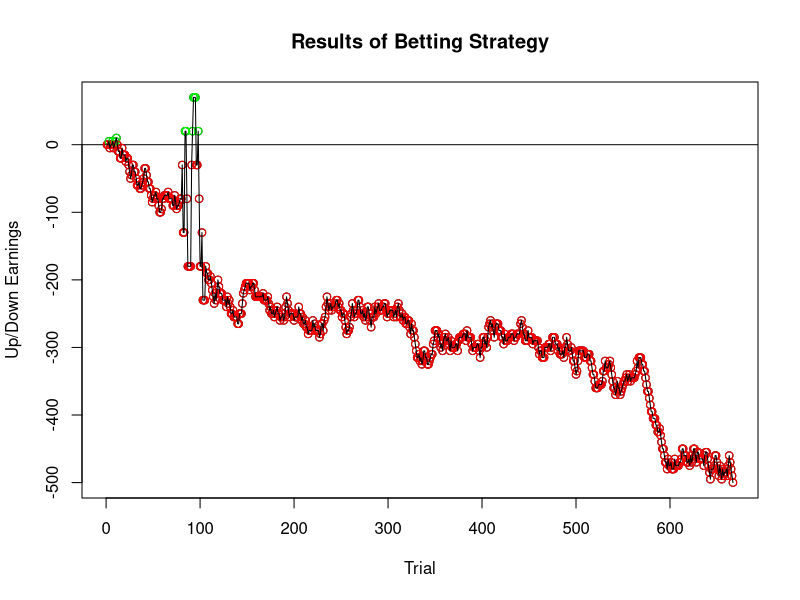
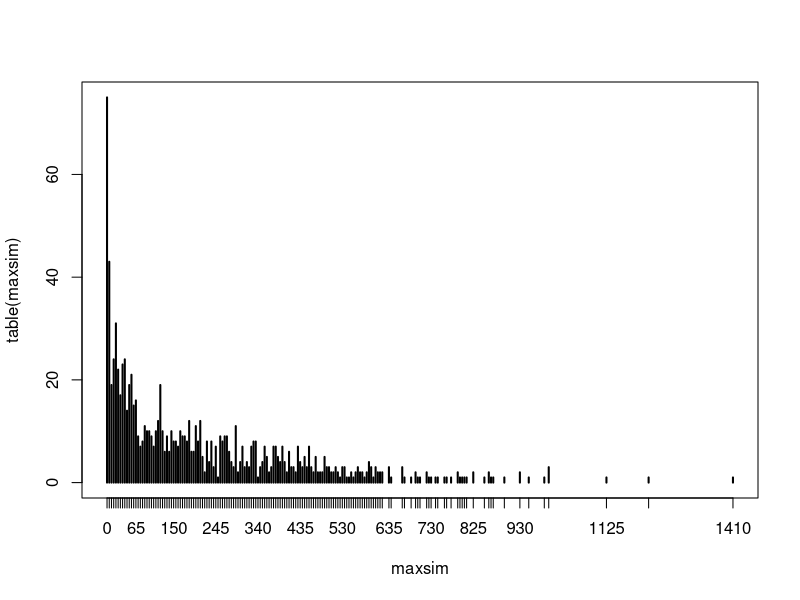

The R source for these figures, in order:
#Roulette Simulator

#Creating our win criteria
#Numbers on an American Roulette
wheel<-c("00",0:36)

#Wanted outcomes
#Betting on Black or Red///Payout: 1:1
Black<-c(2,4,6,8,10,11,13,15,17,20,22,24,26,28,29,31,33,35)
Red<-c(1,3,5,7,9,12,14,16,18,19,21,23,25,27,30,32,34,36)
#High Low /// Payout: 1:1
low<-c(1:18)
high<-c(19:36)
#Even odd /// Payout 1:1
even<-c(2,4,6,8,10,12,14,16,18,20,22,24,26,28,30,32,34,36)
odd<-c(1,3,5,7,9,11,13,15,17,19,21,23,25,27,29,31,33,35)

#Betting on the Third Column///Payout: 2:1
col3<-c(3,6,9,12,15,18,21,24,27,30,33,36)
  #Obviously other columns, 1,2
#Betting on a Dozen /// Payout 2:1
dozen<-c(1:12)
  #Other dozens are available

#Betting on a line /// Payout 5:1
line<-c(16:21)
  #There are multiple other lines

#Betting on Corners /// Payout 8:1
corner<-c(7,8,10,11)
  #There are multiple other corners

#Betting on a Street/// Payout 11:1
street<-c(1,2,3) 
  #There are multiple other street (4,5,6), (10,11,12) etc.

#Betting on a Split of Colour Red///Payout 17:1
oppbsplit<-c(9,12)
split<-c(16,19)
  #c(9,12,18,21,16,19,27,30) All the different splits, you are choosing one.

#Betting straight up /// Payout 35:1
straight<-c(17)
  #Obviously, can pick other numbers

#Variables Needed for Statistics
maxsim<-array() #Max Profit of each sim, based on 1000 simulations of a given bet strat.
minsim<-array() #Min "Profit" of each sim, based on 1000 simulations of a given bet strat.
posmaxsim<-array()  #Position of Max Profit in a given simulation
posminsim<-array()  #Position of Min "Profit" in a given simulation

######IF YOU WERE TO SET THE SEED, IT WOULD BE HERE#####

#Essentially, this is 1000 simulations of if you played 1000 times.
for(j in 1:1000) {
  net=array() #Net on a given number in a simulation
  oc=array() #Number picked
  total=array() #Counter of what the profit is throughout a simulation.
  k=1
  total[1]=0 #Starting Position. You aren't down money or up.
  for(i in 1:1000) {
    if (total[i] <= -500) { #If you are down -$500, stop playing, stopping rule
      break()
    }
#Creating the simulation, sampling one number at a time.
    outcome<-sample(wheel,1,replace=TRUE) #Almost like generating x in a MC Sim.
    oc[i]<-outcome #Saving the number picked

#This is based off of the position in which it seems that the max seems to occur
#most often. Little project, changes based on betting strategy.
#Can easily comment this out, change etc. This is changing how much you bet.
    if(i>=80 && i<=105) {
      pay=-100
      if(outcome %in% col3) {
        pay = pay + 150
      }
      if(outcome %in% Black) {
        pay = pay + 100
      }
  
    }
    
#The part after %in% can change based on what betting strategy you use.
#Just be sure to change the payout accordingly. Follows what we said above.
    if(i<80 || i>105) {
  #This is assumed $5 on each bet (2)
      pay=-10
      if(outcome %in% col3) {
        pay = pay + 15
      }
      if(outcome %in% Black) {
      pay = pay + 10
      }
    }
    
#Saves the Net on a given number picked and total looks at the running profit
    net[i]=pay
    total[k+1]<-net[i]+total[k]
    k=k+1
  }

#Statistics out of each strategy
  maxsim[j]<-max(total) #Saves the Max Profit in a simulation, maxsim holds all Maxes
  minsim[j]<-min(total) #Saves the Min "Profit" in a simulation, minsim holds all Mins
  posminsim[j]<-which.min(total) #Position of that min "profit" from a given simulation
  posmaxsim[j]<-which.max(total) #Position of that max profit from a given simulation
}

#Statistics out of each strategy
#Plots out the last individual simulation, more for visual representation of the ups and downs.
plot(total,ylab="Up/Down Earnings",xlab="Trial", main="Results of Betting Strategy")
abline(h=0)
for (c in 1:length(total)){
  if(total[c]>0){
    points(x=c,y=total[c],col="green")
  }
  if(total[c]<=0){
    points(x=c,y=total[c],col="red")
  }
}
lines(total)

#What the Max Winning would be for an individual simulation as well as what bet it's at 
#Bet # - 1
max(total) #Max Profit in the last simulation
min(total) #Min Profit in the last simulation
which.min(total) #Where Min in last sim
which.max(total) #Where Max in last sim

#NOTE: If you are running 1000 simulations, this will show the last simulation run.
#Each individual Outcome in a simulation
oc

#"Winnings" of each individual trial tally as well as probability of that outcome
table(net)
table(net)/1000

#Table of which numbers were chosen in the last simulation
table(oc)

#Sum of winnings (so playing out the entire 1000 trials, what the up and down is)
#As well Expected Value of each individual trials
sum(net)
mean(net) 
#So along what Kayla was saying, the expected loss in a trial should be around 5%.

#Over the 1000 simulations
#Expected Max Profit over the 1000 simulations
mean(maxsim)

#Other Statistics, you will notice there is a very left-skewed distribution.
median(maxsim)
plot(table(maxsim))
table(maxsim)/1000

#Confidence Interval Biggest Wins
marerr<-qnorm(0.975)*(sd(maxsim)/sqrt(1000))
maxupr<-mean(maxsim) + marerr
maxlwr<-mean(maxsim) - marerr
cbind(maxlwr,maxupr)

#Seeing percentage of times you'd fall lower than the interval based on the 1000 sims
percentlwr<-which(as.matrix(maxsim[1:1000])<maxlwr)
percentlwr<-length(percentlwr)/1000
percentlwr
#Seeing percentage of times '' fall above ''
percentupr<-which(as.matrix(maxsim[1:1000])>maxupr)
percentupr<-length(percentupr)/1000
percentupr
#Percentage of times it falls in the C.I. based on the 1000 simulations
1-(percentupr+percentlwr)

#Expected Biggest Loss
mean(minsim)
median(minsim)
#Confidence Interval Biggest Losses
marerr<-qnorm(0.975)*(sd(minsim)/sqrt(1000))
minupr<-mean(minsim) + marerr
minlwr<-mean(minsim) - marerr
cbind(minlwr,minupr)

#Looking at the Confidence Interval for Positioning of Max Profit
#Essentially, how many times you'd have to bet to on average, achieve the max profit
posmaxupr<-mean(posmaxsim) + qnorm(0.975)*(sd(posmaxsim)/sqrt(1000))
posmaxlwr<-mean(posmaxsim) - qnorm(0.975)*(sd(posmaxsim)/sqrt(1000))
cbind(posmaxlwr,posmaxupr)

#We only do the position where 95% of the Max Profit occurs because we want to know
#Where we'd win, not lose.
